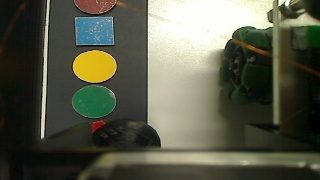
#> input picture samples/piece9.jpg, 320 x 180 px, found by its file name
$ python trackBarFilter.py
#> lines starting #> are read from the running program, lines starting #| are printed output that depends on the picture; after the words box and inside, x2 and y2 are one past the last pixel; in counts of white or black regions, pixels touching at a corner belong together
#> further down, img is the input picture: shape (180, 320, 3); mean B, G, R 73.5, 90.5, 88.4
import numpy as np
import cv2
import argparse
import os


def nothing(x):
    pass


def colormask(filename):
    cv2.namedWindow(filename, 1)

    #set trackbar
    hh = 'hue high'
    hl = 'hue low'
    sh = 'saturation high'
    sl = 'saturation low'
    vh = 'value high'
    vl = 'value low'
    mode = 'mode'

    #set ranges
    cv2.createTrackbar(hh, filename, 0,179, nothing)
    cv2.createTrackbar(hl, filename, 0,179, nothing)
    cv2.createTrackbar(sh, filename, 0,255, nothing)
    cv2.createTrackbar(sl, filename, 0,255, nothing)
    cv2.createTrackbar(vh, filename, 0,255, nothing)
    cv2.createTrackbar(vl, filename, 0,255, nothing)
    cv2.createTrackbar(mode, filename, 0,3, nothing)

    thv= 'th1'
    cv2.createTrackbar(thv, filename, 127,255, nothing)

    #read img in both rgb and grayscale
    img = cv2.imread(filename, 1)
    imgg = cv2.imread(filename, 0)
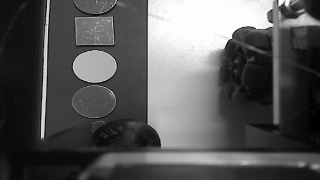
#> imgg: shape (180, 320); min 0, max 255, mean 87.9

    #convert rgb to hsv
    hsv_img = cv2.cvtColor(img, cv2.COLOR_BGR2HSV)
#> hsv_img: shape (180, 320, 3); mean H, S, V 37.1, 75.1, 93.1

    while True:
        hul= cv2.getTrackbarPos(hl,filename)
        huh= cv2.getTrackbarPos(hh,filename)
        sal= cv2.getTrackbarPos(sl,filename)
        sah= cv2.getTrackbarPos(sh,filename)
        val= cv2.getTrackbarPos(vl,filename)
        vah= cv2.getTrackbarPos(vh,filename)
        thva= cv2.getTrackbarPos(thv,filename)

        modev= cv2.getTrackbarPos(mode,filename)

        hsvl = np.array([hul, sal, val], np.uint8)
        hsvh = np.array([huh, sah, vah], np.uint8)

        mask = cv2.inRange(hsv_img, hsvl, hsvh)
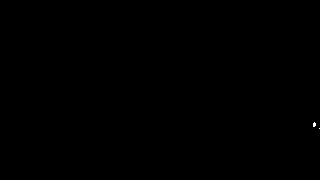
#> mask: shape (180, 320); 0.02% white in thin lines or dots, all inside (x1, y1, x2, y2) = (313, 122, 320, 129)

        res = cv2.bitwise_and(img, img, mask=mask)
#> res: shape (180, 320, 3); every value is 0

        #set image for differnt modes
        ret, threshold = cv2.threshold(mask, 0, 255, cv2.THRESH_BINARY_INV+cv2.THRESH_OTSU)
#> ret = 0
        ret, img_th= cv2.threshold(imgg, thva, 255, cv2.THRESH_TOZERO)
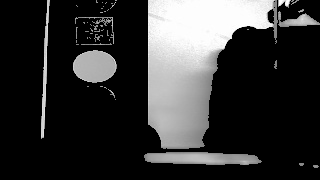
#> img_th: shape (180, 320); min 0, max 255, mean 52.2
#> ret = 127
        res2 = cv2.bitwise_and(img_th, img_th, mask=threshold)
        res_rgb = cv2.cvtColor(res, cv2.COLOR_HSV2BGR)
        #convert black to white
        res[np.where((res==[0,0,0]).all(axis=2))] = [255,255,255]
#> res: shape (180, 320, 3); every value is 255

        if modev ==0:
            #show mask only
            cv2.imshow(filename,mask)
        elif modev ==1:
            #show white-masked color img
            cv2.imshow(filename,res)
        elif modev ==2:
            #show white-masked binary img with threshold
            cv2.imshow(filename,threshold)
        else:
            #white-masked grayscale img with threshold
            cv2.imshow(filename,res2)

        #press 'Esc' to close the window
        ch = cv2.waitKey(5)
#> (key Esc is pressed here)
        if ch== 27:
            break
    cv2.destroyAllWindows()

    return mask


path = os.path.normpath(os.path.join(os.path.dirname(__file__), os.pardir))
path = os.path.normpath(os.path.join(path, os.pardir))
path = os.path.normpath(os.path.join(path, os.pardir))
# path = os.path.join(path, "./Desktop/design3/samples/piece9.jpg")
path = os.path.join(path, "./Desktop/design3/samples/piece9.jpg")
print(path)
img = cv2.imread(path)
cv2.imshow("test", img)
cv2.waitKey(0)
#img = cv2.imread(path + "sample1.jpg")

colormask(path)

$ run again, with samples/piece0.jpg copied over samples/piece9.jpg
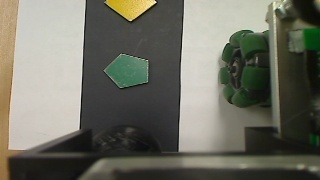
#> input picture samples/piece0.jpg, 320 x 180 px, found by its file name
#> img is the input picture: shape (180, 320, 3); mean B, G, R 98.2, 110.1, 110.2
#> in colormask, `imgg = cv2.imread(filename, 0)`:
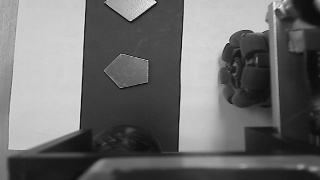
#> imgg: shape (180, 320); min 1, max 253, mean 108.8
#> hsv_img: shape (180, 320, 3); mean H, S, V 32.6, 40.6, 112.9
#> mask: shape (180, 320); every value is 0
#> threshold: shape (180, 320); every value is 255
#> in colormask, `ret, threshold = cv2.threshold(mask, 0, 255, cv2.THRESH_BINARY_INV+cv2..`: ret = 0
#> in colormask, `ret, img_th= cv2.threshold(imgg, thva, 255, cv2.THRESH_TOZERO)`:
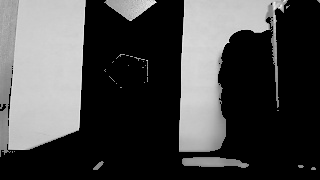
#> img_th: shape (180, 320); min 0, max 253, mean 71.7
#> in colormask, `ret, img_th= cv2.threshold(imgg, thva, 255, cv2.THRESH_TOZERO)`: ret = 127
